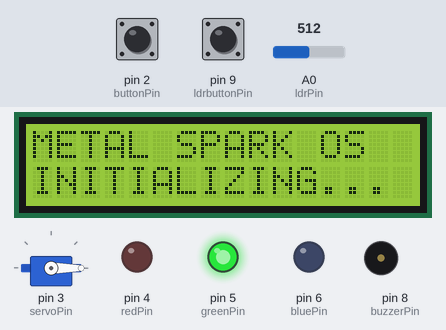
Recording of a sketch running on a simulated Arduino Uno, built with avr-gcc and run on an emulated ATmega328P. On the bench: servo, 16×2 character LCD, output pins drawn as LEDs (lit = HIGH), buzzer (waves = sounding). Inputs (shaded band) come from the test bench; at power-on: A0 (ldrPin) = 512, pin 9 (ldrbuttonPin) LOW, pin 2 (buttonPin) LOW. What the sketch prints to the serial monitor is not drawn.

Above: at 3.1 s.
3.2 s: A0 (ldrPin) set to 191
4.7 s: A0 (ldrPin) set to 170
At 6.3 s:
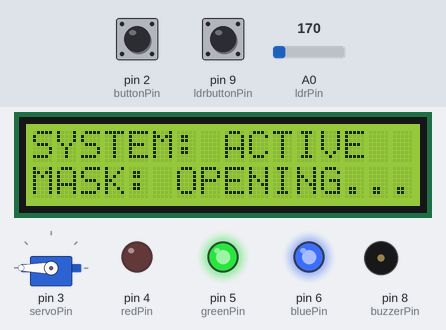
9.2 s: A0 (ldrPin) set to 190
At 10.2 s:
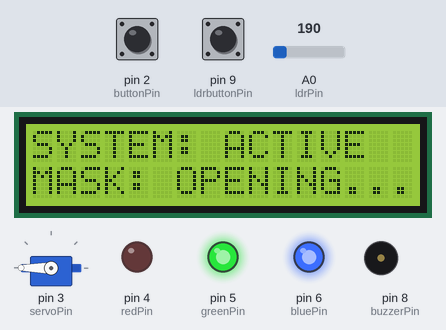
10.9 s: pin 9 (ldrbuttonPin) pulled HIGH for 0.15 s
At 12.1 s:
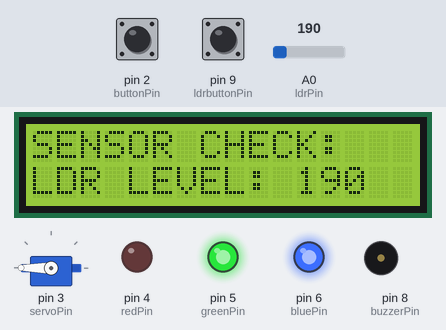
12.5 s: A0 (ldrPin) set to 122
At 14.1 s:
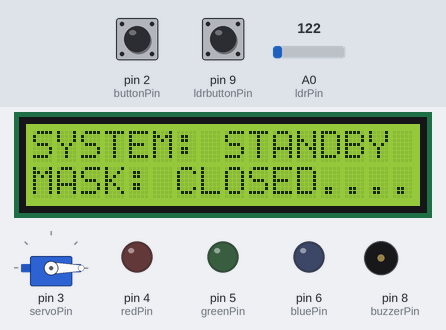
15.5 s: A0 (ldrPin) set to 306
At 16.2 s:
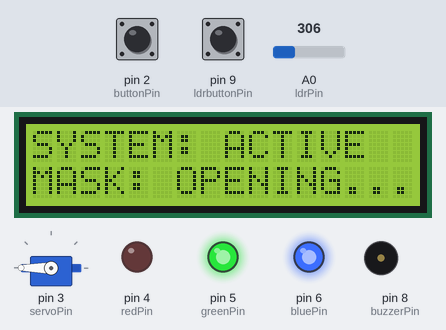
Timing chart, 0 to 18.0 s (numbered marks = the images above; inputs shaded):
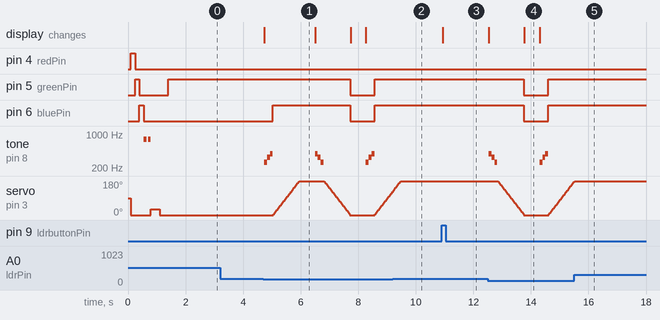

Measured:
- the behaviour switches between 180 and 179 on A0 (ldrPin) (found by bisection; images 0 and 1)
- after the input at 3.2 s, every drawn part: stays the same
- after the input at 4.7 s, pin 5 (greenPin): HIGH → LOW after 3.0 s, → HIGH 0.85 s later; pin 6 (bluePin): LOW → HIGH after 0.34 s, → LOW 2.7 s later, → HIGH 0.85 s later
- after the input at 9.2 s, tone on pin 8 (buzzerPin): stays silent (without the input it goes to 392 Hz after 0.83 s); servo on pin 3 (servoPin): goes on until 9.5 s, then stays 180°
- after the input at 10.9 s, the display: changes at once (image 3)
- after the input at 12.5 s, pin 5 (greenPin), pin 6 (bluePin): HIGH → LOW after 1.3 s, → HIGH 0.85 s later; tone on pin 8 (buzzerPin): plays 392 Hz for 0.10 s, 330 Hz for 0.10 s, 262 Hz for 0.10 s, 262 Hz for 0.10 s, 330 Hz for 0.10 s, 392 Hz for 0.10 s, starting at once; the display: first changes at once (image 4 shows a later state)
- after the input at 15.5 s, pin 5 (greenPin), pin 6 (bluePin): stays HIGH (without the input it goes to LOW after 1.8 s); tone on pin 8 (buzzerPin): stops changing and stays silent; servo on pin 3 (servoPin): goes on until 15.5 s, then stays 180°
- what the display in image 4 shows lasts 0.5 s, from 13.8 s to 14.3 s

The sketch:

personalprojectv1.ino
```cpp
#include <Servo.h>
#include <Wire.h>
#include <LiquidCrystal_I2C.h>

Servo helmetServo;
//notes
int NOTE_C4 = 262;
int NOTE_E4 = 330;
int NOTE_G4 = 392;
int NOTE_C5 = 523;
int NOTE_G5 = 784;

//pins
int servoPin = 3;
int buttonPin = 2;
int ldrbuttonPin = 9;
int ldrPin = A0;
int buzzerPin = 8;

int redPin = 4;
int greenPin = 5;
int bluePin = 6;

//settings
int motorSpeed = 5;
int lightThreshold = 180; //shadow trigger level (if adjust needed)
//memory
int buttonStatus = 0;
int ldrbuttonStatus = 0;
int lightValue = 0;
int armorState = 0;

LiquidCrystal_I2C lcd(0x27, 16, 2);

void setup() {
  pinMode(ldrbuttonPin, INPUT);
  pinMode(buttonPin, INPUT);
  pinMode(redPin, OUTPUT);
  pinMode(greenPin, OUTPUT);
  pinMode(bluePin, OUTPUT);
  helmetServo.attach(servoPin);
//lcd
  lcd.init();
  lcd.backlight();
//startup settings; close the helmet and turn off the leds
  helmetServo.write(0);
  setEyeColor(0, 0, 0);
  bootSequence();
  Serial.begin(9600);
}

void loop() {
  //1. listen the button
  ldrbuttonStatus = digitalRead(ldrbuttonPin);
  buttonStatus = digitalRead(buttonPin);
  lightValue = analogRead(ldrPin);
  Serial.println(lightValue);
  if (ldrbuttonStatus == HIGH) {
    lcd.setCursor(0, 0); lcd.print("SENSOR CHECK:   ");
    lcd.setCursor(0, 1); lcd.print("LDR LEVEL: ");
    lcd.print(lightValue);
    lcd.print("    ");
  }
  if (buttonStatus == HIGH || lightValue < lightThreshold) {
    if (armorState == 0) {
      //lcd information
      lcd.clear();
      lcd.setCursor(0, 0); lcd.print("SYSTEM: ACTIVE");
      lcd.setCursor(0, 1); lcd.print("MASK: OPENING...");


      tone(buzzerPin, NOTE_C4); delay(100);
      tone(buzzerPin, NOTE_E4); delay(100);
      tone(buzzerPin, NOTE_G4); delay(100);
      noTone(buzzerPin);

      setEyeColor(0, 255, 255);
      for (int pos = 0; pos <= 180; pos += 1) {
        helmetServo.write(pos);
        delay(motorSpeed);
      }
       armorState = 1;

       lcd.setCursor(0, 1); lcd.print("MASK: OPEN");

    } else {
      lcd.clear();
      lcd.setCursor(0, 0); lcd.print("SYSTEM: STANDBY");
      lcd.setCursor(0, 1); lcd.print("MASK: CLOSING...");

      tone(buzzerPin, NOTE_G4); delay(100);
      tone(buzzerPin, NOTE_E4); delay(100);
      tone(buzzerPin, NOTE_C4); delay(100);
      noTone(buzzerPin);

      for (int pos = 180; pos >= 0; pos -= 1) {
        helmetServo.write(pos);
        delay(motorSpeed);
      }
      setEyeColor(0, 0, 0);
      armorState = 0;

      lcd.setCursor(0, 1); lcd.print("MASK: CLOSED...");
    }
    delay(500);
  }
}

void setEyeColor(int r, int g, int b) {
  analogWrite(redPin, r);
  analogWrite(greenPin, g);
  analogWrite(bluePin, b);
}

void bootSequence() {
  // LCD LAUNCH MESSAGE
  lcd.clear();
  lcd.setCursor(0, 0); lcd.print("METAL SPARK OS");
  lcd.setCursor(0, 1); lcd.print("INITIALIZING...");
  // LED CHECK
  setEyeColor(255, 0, 0); delay(150);
  setEyeColor(0, 255, 0); delay(150);
  setEyeColor(0, 0, 255); delay(150);
  setEyeColor(0, 0, 0);

  tone(buzzerPin, NOTE_G5); delay(100); noTone(buzzerPin); delay(50);
  tone(buzzerPin, NOTE_G5); delay(100); noTone(buzzerPin);

  // MOTOR CHECK
  helmetServo.write(30);
  delay(300);
  helmetServo.write(0);
  delay(300);

  // Sys ready signal (2 blinks)
  for(int i=0; i<2; i++) {
    setEyeColor(0, 255, 0);
    delay(150);
    setEyeColor(0, 255, 0);
    delay(150);
  }
}
```
